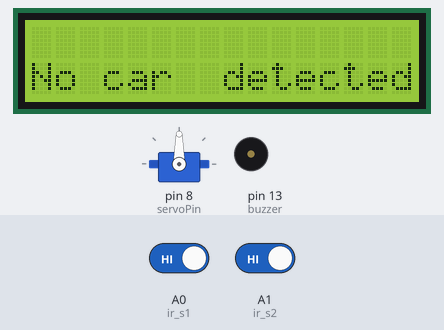
The sketch below on a simulated Arduino Uno, built with avr-gcc and run on an emulated ATmega328P. Shown: servo, 16×2 character LCD, buzzer (waves = sounding, pin HIGH). The test bench sets the inputs (shaded band); at power-on: A0 (ir_s1) HIGH, A1 (ir_s2) HIGH.

Above: at 3.2 s.
3.3 s: A0 (ir_s1) driven LOW
At 3.6 s:
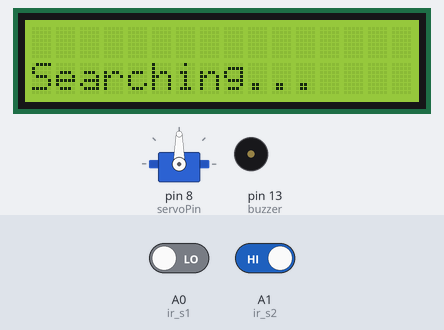
4.8 s: A1 (ir_s2) driven LOW
At 6.0 s:
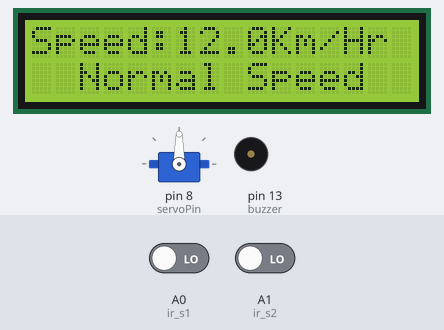
6.3 s: A0 (ir_s1) driven HIGH
At 9.06 s:
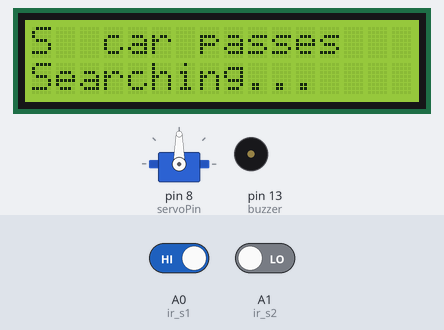
9.3 s: A0 (ir_s1) driven LOW
At 11.7 s:
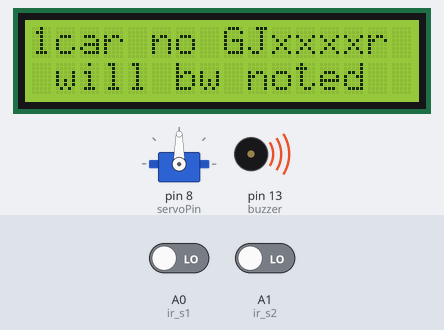
14.8 s: A1 (ir_s2) driven HIGH
At 17.5 s:
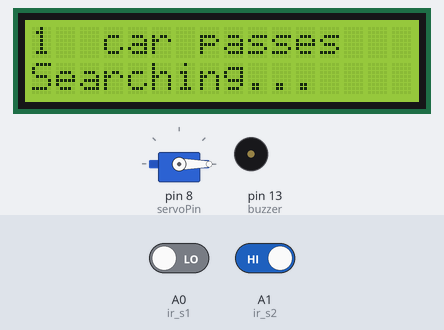
17.8 s: A1 (ir_s2) driven LOW
At 22.6 s:
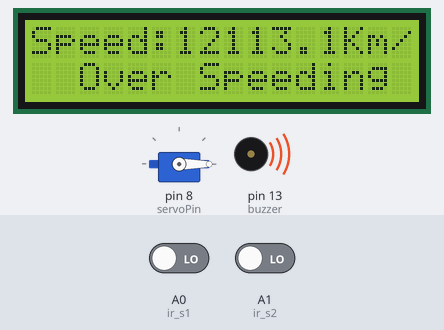
Timing chart, 0 to 25.3 s (numbered marks = the images above; inputs shaded):
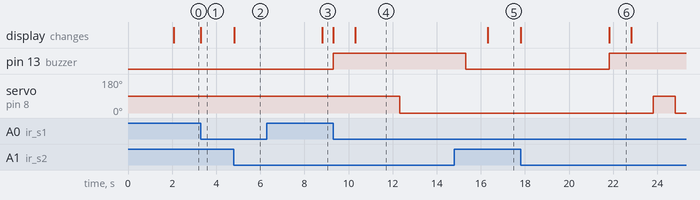

The sketch:

ajjjjjjjjj.ino
```cpp
#include<Servo.h>
#include<LiquidCrystal.h>
LiquidCrystal lcd(2, 3, 4, 5, 6, 7);

  int timer1;
int timer2;

float Time;

int flag1 = 0;
int flag2 = 0;

float distance = 5.0;
float speed;

int ir_s1 = A0;
int ir_s2 = A1;

int buzzer = 13;
int i=0;
int servoPin=8;
Servo Servo1;

void setup(){
  Servo1.attach(servoPin);
  pinMode(ir_s1, INPUT);
  pinMode(ir_s2, INPUT);
  pinMode(buzzer, OUTPUT);

  lcd.begin(16,2);
  lcd.clear();
  lcd.setCursor(0,0);
  lcd.print(" WELCOME To OUR ");
  lcd.setCursor(0,1);
  lcd.print("   PROJECT   ");
  delay(2000);
  lcd.clear();
}

void loop() {
if(digitalRead (ir_s1) == LOW && flag1==0){timer1 = millis(); flag1=1;}

if(digitalRead (ir_s2) == LOW && flag2==0){timer2 = millis(); flag2=1;}

if (flag1==1 && flag2==1){
     if(timer1 > timer2){Time = timer1 - timer2;}
else if(timer2 > timer1){Time = timer2 - timer1;}
 Time=Time/1000;//convert millisecond to second
 speed=(distance/Time);//v=d/t
 speed=speed*3600;//multiply by seconds per hr
 speed=speed/1000;//division by meters per Km
}

if(speed==0){
 lcd.setCursor(0, 1);
if(flag1==0 && flag2==0){lcd.print("No car  detected");}
                    else{lcd.print("Searching...    ");}
}
else{
    lcd.clear();
    lcd.setCursor(0, 0);
    lcd.print("Speed:");
    lcd.print(speed,1);
    lcd.print("Km/Hr  ");
    lcd.setCursor(0, 1);
  if(speed > 20){lcd.print("  Over Speeding  "); digitalWrite(buzzer, HIGH);
delay(1000);
 lcd.setCursor(0,0);
 lcd.print(i);
 lcd.print("car no GJxxxx");
 lcd.setCursor(0,1);
 lcd.print(" will bw noted ");
 //`Servo1.write(0);
delay(1000);
Servo1.write(90);
delay(1000);
Servo1.write(-90);}
            else{lcd.print("  Normal Speed   "); }
    delay(3000);
    digitalWrite(buzzer, LOW);
    speed = 0;
    flag1 = 0;
    flag2 = 0;
i=i+1;
delay(1000);
lcd.setCursor(1,0);
lcd.print(i);
lcd.setCursor(1,0);
lcd.print("  car passes  ");


 }
}
```

Measured:
- after the input at 3.3 s, the display: changes at once (image 1)
- after the input at 4.8 s, the display: changes at once (image 2)
- after the input at 6.3 s, pin 13 (buzzer): stays LOW (without the input it goes to HIGH after 2.5 s); the display: first differs from a run without the input after 2.5 s (image 3)
- after the input at 9.3 s, pin 13 (buzzer): LOW → HIGH at once; servo on pin 8 (servoPin): 90° → 0° after 3.0 s; the display: first changes at once (image 4 shows a later state)
- after the input at 14.8 s, pin 13 (buzzer): goes on until 15.3 s, then stays LOW; the display: first differs from a run without the input after 1.5 s (image 5)
- after the input at 17.8 s, pin 13 (buzzer): LOW → HIGH after 4.0 s; servo on pin 8 (servoPin): 0° → 90° after 6.0 s, → 0° 1.0 s later; the display: first changes at once (image 6 shows a later state)
- what the display in image 6 shows lasts 1.0 s, from 21.8 s to 22.8 s
